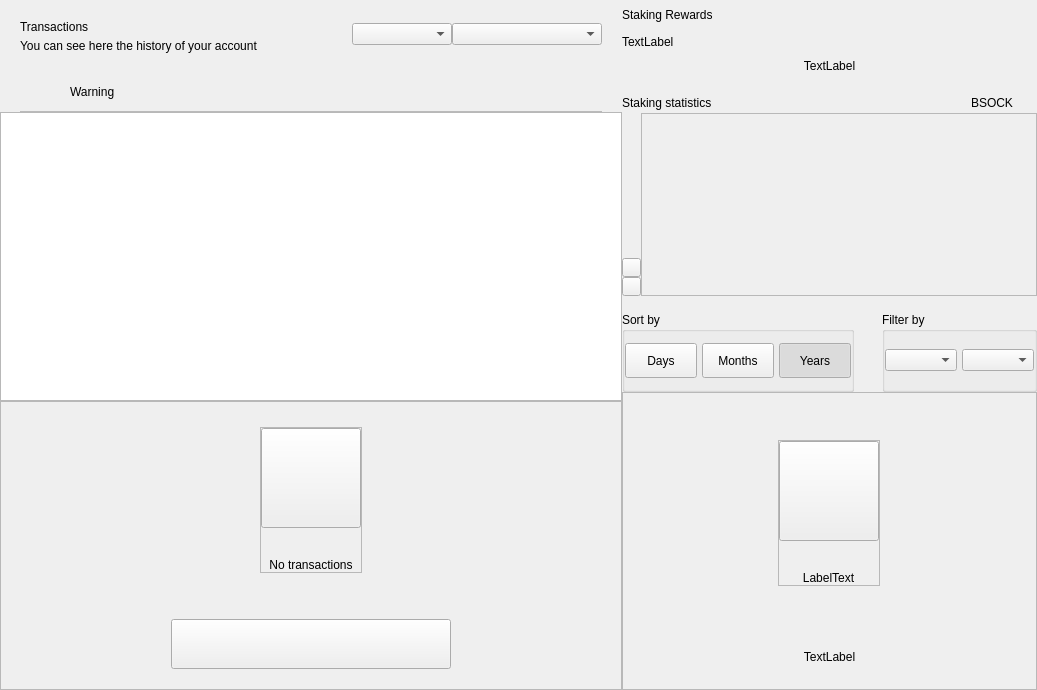
<?xml version="1.0" encoding="UTF-8"?>
<ui version="4.0">
 <class>DashboardWidget</class>
 <widget class="QWidget" name="DashboardWidget">
  <property name="geometry">
   <rect>
    <x>0</x>
    <y>0</y>
    <width>1037</width>
    <height>690</height>
   </rect>
  </property>
  <property name="windowTitle">
   <string>Form</string>
  </property>
  <layout class="QHBoxLayout" name="horizontalLayout_2" stretch="3,2">
   <property name="spacing">
    <number>0</number>
   </property>
   <property name="leftMargin">
    <number>0</number>
   </property>
   <property name="topMargin">
    <number>0</number>
   </property>
   <property name="rightMargin">
    <number>0</number>
   </property>
   <property name="bottomMargin">
    <number>0</number>
   </property>
   <item>
    <widget class="QWidget" name="left" native="true">
     <layout class="QVBoxLayout" name="left_2">
      <property name="spacing">
       <number>0</number>
      </property>
      <property name="leftMargin">
       <number>0</number>
      </property>
      <property name="topMargin">
       <number>0</number>
      </property>
      <property name="rightMargin">
       <number>0</number>
      </property>
      <property name="bottomMargin">
       <number>0</number>
      </property>
      <item>
       <layout class="QVBoxLayout" name="verticalLayout22">
        <property name="spacing">
         <number>0</number>
        </property>
        <property name="leftMargin">
         <number>20</number>
        </property>
        <property name="topMargin">
         <number>15</number>
        </property>
        <property name="rightMargin">
         <number>20</number>
        </property>
        <item>
         <widget class="QFrame" name="left_top_container">
          <layout class="QHBoxLayout" name="horizontalLayout">
           <property name="spacing">
            <number>0</number>
           </property>
           <property name="leftMargin">
            <number>0</number>
           </property>
           <property name="topMargin">
            <number>0</number>
           </property>
           <property name="rightMargin">
            <number>0</number>
           </property>
           <property name="bottomMargin">
            <number>0</number>
           </property>
           <item>
            <layout class="QVBoxLayout" name="verticalLayout_5">
             <property name="spacing">
              <number>5</number>
             </property>
             <property name="topMargin">
              <number>5</number>
             </property>
             <item>
              <widget class="QLabel" name="labelTitle">
               <property name="text">
                <string>Transactions</string>
               </property>
              </widget>
             </item>
             <item>
              <widget class="QLabel" name="labelSubtitle">
               <property name="text">
                <string>You can see here the history of your account</string>
               </property>
               <property name="alignment">
                <set>Qt::AlignLeading|Qt::AlignLeft|Qt::AlignVCenter</set>
               </property>
              </widget>
             </item>
            </layout>
           </item>
           <item>
            <spacer name="horizontalSpacer">
             <property name="orientation">
              <enum>Qt::Horizontal</enum>
             </property>
             <property name="sizeHint" stdset="0">
              <size>
               <width>40</width>
               <height>20</height>
              </size>
             </property>
            </spacer>
           </item>
           <item>
            <widget class="QComboBox" name="comboBoxSortType">
             <property name="minimumSize">
              <size>
               <width>100</width>
               <height>0</height>
              </size>
             </property>
            </widget>
           </item>
           <item>
            <widget class="QComboBox" name="comboBoxSort">
             <property name="minimumSize">
              <size>
               <width>150</width>
               <height>0</height>
              </size>
             </property>
            </widget>
           </item>
          </layout>
         </widget>
        </item>
       </layout>
      </item>
      <item>
       <spacer name="verticalSpacer">
        <property name="orientation">
         <enum>Qt::Vertical</enum>
        </property>
        <property name="sizeType">
         <enum>QSizePolicy::Fixed</enum>
        </property>
        <property name="sizeHint" stdset="0">
         <size>
          <width>20</width>
          <height>20</height>
         </size>
        </property>
       </spacer>
      </item>
      <item>
       <widget class="QWidget" name="layoutWarning" native="true">
        <layout class="QVBoxLayout" name="verticalLayout_3">
         <property name="spacing">
          <number>0</number>
         </property>
         <property name="leftMargin">
          <number>0</number>
         </property>
         <property name="topMargin">
          <number>0</number>
         </property>
         <property name="rightMargin">
          <number>0</number>
         </property>
         <property name="bottomMargin">
          <number>0</number>
         </property>
         <item>
          <widget class="QWidget" name="containerWarning" native="true">
           <layout class="QVBoxLayout" name="verticalLayout_21">
            <property name="spacing">
             <number>9</number>
            </property>
            <property name="leftMargin">
             <number>20</number>
            </property>
            <property name="topMargin">
             <number>9</number>
            </property>
            <property name="rightMargin">
             <number>20</number>
            </property>
            <property name="bottomMargin">
             <number>0</number>
            </property>
            <item>
             <widget class="QFrame" name="frameWarning">
              <property name="styleSheet">
               <string notr="true">border:none;</string>
              </property>
              <property name="frameShape">
               <enum>QFrame::StyledPanel</enum>
              </property>
              <property name="frameShadow">
               <enum>QFrame::Raised</enum>
              </property>
              <layout class="QHBoxLayout" name="horizontalLayout11" stretch="0,0,2">
               <property name="leftMargin">
                <number>0</number>
               </property>
               <property name="topMargin">
                <number>0</number>
               </property>
               <property name="rightMargin">
                <number>0</number>
               </property>
               <property name="bottomMargin">
                <number>0</number>
               </property>
               <item alignment="Qt::AlignVCenter">
                <widget class="QPushButton" name="imgWarning">
                 <property name="styleSheet">
                  <string notr="true">border:none;</string>
                 </property>
                 <property name="text">
                  <string/>
                 </property>
                 <property name="iconSize">
                  <size>
                   <width>24</width>
                   <height>24</height>
                  </size>
                 </property>
                </widget>
               </item>
               <item>
                <spacer name="horizontalSpacer_3">
                 <property name="orientation">
                  <enum>Qt::Horizontal</enum>
                 </property>
                 <property name="sizeType">
                  <enum>QSizePolicy::Fixed</enum>
                 </property>
                 <property name="sizeHint" stdset="0">
                  <size>
                   <width>12</width>
                   <height>20</height>
                  </size>
                 </property>
                </spacer>
               </item>
               <item alignment="Qt::AlignVCenter">
                <widget class="QLabel" name="lblWarning">
                 <property name="styleSheet">
                  <string notr="true"/>
                 </property>
                 <property name="text">
                  <string>Warning</string>
                 </property>
                 <property name="alignment">
                  <set>Qt::AlignBottom|Qt::AlignLeading|Qt::AlignLeft</set>
                 </property>
                </widget>
               </item>
              </layout>
             </widget>
            </item>
            <item>
             <widget class="QLabel" name="lblDivisory">
              <property name="minimumSize">
               <size>
                <width>0</width>
                <height>1</height>
               </size>
              </property>
              <property name="maximumSize">
               <size>
                <width>16777215</width>
                <height>1</height>
               </size>
              </property>
              <property name="styleSheet">
               <string notr="true">background-color:#bababa;</string>
              </property>
              <property name="text">
               <string/>
              </property>
              <property name="alignment">
               <set>Qt::AlignBottom|Qt::AlignLeading|Qt::AlignLeft</set>
              </property>
             </widget>
            </item>
           </layout>
          </widget>
         </item>
        </layout>
       </widget>
      </item>
      <item>
       <widget class="QListView" name="listTransactions">
        <property name="mouseTracking">
         <bool>true</bool>
        </property>
        <property name="selectionBehavior">
         <enum>QAbstractItemView::SelectItems</enum>
        </property>
        <property name="verticalScrollMode">
         <enum>QAbstractItemView::ScrollPerItem</enum>
        </property>
       </widget>
      </item>
      <item>
       <widget class="QFrame" name="emptyContainer">
        <property name="minimumSize">
         <size>
          <width>0</width>
          <height>100</height>
         </size>
        </property>
        <property name="frameShape">
         <enum>QFrame::StyledPanel</enum>
        </property>
        <property name="frameShadow">
         <enum>QFrame::Raised</enum>
        </property>
        <layout class="QVBoxLayout" name="verticalLayout_7" stretch="1,8,0,0">
         <property name="spacing">
          <number>0</number>
         </property>
         <property name="leftMargin">
          <number>0</number>
         </property>
         <property name="topMargin">
          <number>0</number>
         </property>
         <property name="rightMargin">
          <number>0</number>
         </property>
         <property name="bottomMargin">
          <number>20</number>
         </property>
         <item>
          <spacer name="verticalSpacer12">
           <property name="orientation">
            <enum>Qt::Vertical</enum>
           </property>
           <property name="sizeHint" stdset="0">
            <size>
             <width>20</width>
             <height>20</height>
            </size>
           </property>
          </spacer>
         </item>
         <item alignment="Qt::AlignHCenter|Qt::AlignVCenter">
          <widget class="QFrame" name="emptyScreen">
           <property name="sizePolicy">
            <sizepolicy hsizetype="Expanding" vsizetype="Expanding">
             <horstretch>0</horstretch>
             <verstretch>0</verstretch>
            </sizepolicy>
           </property>
           <property name="frameShape">
            <enum>QFrame::StyledPanel</enum>
           </property>
           <property name="frameShadow">
            <enum>QFrame::Raised</enum>
           </property>
           <layout class="QVBoxLayout" name="verticalLayout12">
            <property name="spacing">
             <number>30</number>
            </property>
            <property name="leftMargin">
             <number>0</number>
            </property>
            <property name="topMargin">
             <number>0</number>
            </property>
            <property name="rightMargin">
             <number>0</number>
            </property>
            <property name="bottomMargin">
             <number>0</number>
            </property>
            <item alignment="Qt::AlignHCenter|Qt::AlignVCenter">
             <widget class="QPushButton" name="pushImgEmpty">
              <property name="minimumSize">
               <size>
                <width>100</width>
                <height>100</height>
               </size>
              </property>
              <property name="maximumSize">
               <size>
                <width>100</width>
                <height>100</height>
               </size>
              </property>
              <property name="focusPolicy">
               <enum>Qt::NoFocus</enum>
              </property>
              <property name="text">
               <string/>
              </property>
              <property name="iconSize">
               <size>
                <width>100</width>
                <height>100</height>
               </size>
              </property>
             </widget>
            </item>
            <item alignment="Qt::AlignHCenter|Qt::AlignVCenter">
             <widget class="QLabel" name="labelEmpty">
              <property name="styleSheet">
               <string notr="true"/>
              </property>
              <property name="text">
               <string>No transactions</string>
              </property>
              <property name="alignment">
               <set>Qt::AlignCenter</set>
              </property>
             </widget>
            </item>
           </layout>
          </widget>
         </item>
         <item>
          <spacer name="verticalSpacer_21">
           <property name="orientation">
            <enum>Qt::Vertical</enum>
           </property>
           <property name="sizeHint" stdset="0">
            <size>
             <width>20</width>
             <height>40</height>
            </size>
           </property>
          </spacer>
         </item>
         <item alignment="Qt::AlignHCenter">
          <widget class="QPushButton" name="btnHowTo">
           <property name="minimumSize">
            <size>
             <width>280</width>
             <height>50</height>
            </size>
           </property>
           <property name="focusPolicy">
            <enum>Qt::NoFocus</enum>
           </property>
           <property name="text">
            <string/>
           </property>
          </widget>
         </item>
        </layout>
       </widget>
      </item>
     </layout>
    </widget>
   </item>
   <item>
    <widget class="QWidget" name="right" native="true">
     <property name="minimumSize">
      <size>
       <width>200</width>
       <height>0</height>
      </size>
     </property>
     <layout class="QVBoxLayout" name="verticalLayout_31">
      <property name="spacing">
       <number>0</number>
      </property>
      <property name="leftMargin">
       <number>0</number>
      </property>
      <property name="topMargin">
       <number>0</number>
      </property>
      <property name="rightMargin">
       <number>0</number>
      </property>
      <property name="bottomMargin">
       <number>0</number>
      </property>
      <item>
       <layout class="QVBoxLayout" name="verticalLayout_2" stretch="0,0,0,0,0,0,0">
        <property name="spacing">
         <number>0</number>
        </property>
        <item>
         <layout class="QHBoxLayout" name="horizontalLayout_3">
          <property name="spacing">
           <number>0</number>
          </property>
          <item>
           <layout class="QVBoxLayout" name="verticalLayout_6">
            <property name="spacing">
             <number>5</number>
            </property>
            <item>
             <widget class="QLabel" name="labelTitle2">
              <property name="minimumSize">
               <size>
                <width>0</width>
                <height>30</height>
               </size>
              </property>
              <property name="text">
               <string>Staking Rewards</string>
              </property>
             </widget>
            </item>
            <item>
             <widget class="QLabel" name="labelMessage">
              <property name="text">
               <string>TextLabel</string>
              </property>
             </widget>
            </item>
           </layout>
          </item>
          <item>
           <spacer name="horizontalSpacer_2">
            <property name="orientation">
             <enum>Qt::Horizontal</enum>
            </property>
            <property name="sizeType">
             <enum>QSizePolicy::MinimumExpanding</enum>
            </property>
            <property name="sizeHint" stdset="0">
             <size>
              <width>20</width>
              <height>20</height>
             </size>
            </property>
           </spacer>
          </item>
         </layout>
        </item>
        <item>
         <spacer name="verticalSpacer_4">
          <property name="orientation">
           <enum>Qt::Vertical</enum>
          </property>
          <property name="sizeType">
           <enum>QSizePolicy::Fixed</enum>
          </property>
          <property name="sizeHint" stdset="0">
           <size>
            <width>20</width>
            <height>10</height>
           </size>
          </property>
         </spacer>
        </item>
        <item>
         <layout class="QHBoxLayout" name="horizontalLayout_5" stretch="0">
          <property name="spacing">
           <number>0</number>
          </property>
          <item>
           <widget class="QLabel" name="labelAmountPiv">
            <property name="text">
             <string>TextLabel</string>
            </property>
            <property name="alignment">
             <set>Qt::AlignCenter</set>
            </property>
           </widget>
          </item>
         </layout>
        </item>
        <item>
         <spacer name="verticalSpacer_6">
          <property name="orientation">
           <enum>Qt::Vertical</enum>
          </property>
          <property name="sizeType">
           <enum>QSizePolicy::Fixed</enum>
          </property>
          <property name="sizeHint" stdset="0">
           <size>
            <width>20</width>
            <height>20</height>
           </size>
          </property>
         </spacer>
        </item>
        <item>
         <widget class="QWidget" name="layoutChart" native="true">
          <layout class="QVBoxLayout" name="verticalLayout_8" stretch="3,0">
           <property name="spacing">
            <number>16</number>
           </property>
           <property name="leftMargin">
            <number>0</number>
           </property>
           <property name="topMargin">
            <number>0</number>
           </property>
           <property name="rightMargin">
            <number>0</number>
           </property>
           <property name="bottomMargin">
            <number>0</number>
           </property>
           <item>
            <widget class="QWidget" name="verticalWidgetChart" native="true">
             <property name="minimumSize">
              <size>
               <width>0</width>
               <height>190</height>
              </size>
             </property>
             <property name="maximumSize">
              <size>
               <width>16777215</width>
               <height>16777215</height>
              </size>
             </property>
             <layout class="QVBoxLayout" name="verticalLayout_4" stretch="1,5">
              <property name="spacing">
               <number>0</number>
              </property>
              <property name="leftMargin">
               <number>0</number>
              </property>
              <property name="topMargin">
               <number>0</number>
              </property>
              <property name="rightMargin">
               <number>0</number>
              </property>
              <property name="bottomMargin">
               <number>0</number>
              </property>
              <item>
               <layout class="QHBoxLayout" name="horizontalLayout_4">
                <item>
                 <widget class="QLabel" name="labelChart">
                  <property name="text">
                   <string>Staking statistics</string>
                  </property>
                 </widget>
                </item>
                <item>
                 <spacer name="horizontalSpacer_4">
                  <property name="orientation">
                   <enum>Qt::Horizontal</enum>
                  </property>
                  <property name="sizeHint" stdset="0">
                   <size>
                    <width>40</width>
                    <height>20</height>
                   </size>
                  </property>
                 </spacer>
                </item>
                <item>
                 <widget class="QLabel" name="labelSquarePiv">
                  <property name="minimumSize">
                   <size>
                    <width>14</width>
                    <height>14</height>
                   </size>
                  </property>
                  <property name="maximumSize">
                   <size>
                    <width>14</width>
                    <height>14</height>
                   </size>
                  </property>
                  <property name="text">
                   <string/>
                  </property>
                 </widget>
                </item>
                <item>
                 <widget class="QLabel" name="labelPiv">
                  <property name="text">
                   <string>BSOCK</string>
                  </property>
                 </widget>
                </item>
                <item>
                 <spacer name="horizontalSpacer_5">
                  <property name="orientation">
                   <enum>Qt::Horizontal</enum>
                  </property>
                  <property name="sizeType">
                   <enum>QSizePolicy::Fixed</enum>
                  </property>
                  <property name="sizeHint" stdset="0">
                   <size>
                    <width>10</width>
                    <height>20</height>
                   </size>
                  </property>
                 </spacer>
                </item>
                <item>
                 <widget class="QLabel" name="labelSquarezPiv">
                  <property name="minimumSize">
                   <size>
                    <width>14</width>
                    <height>14</height>
                   </size>
                  </property>
                  <property name="maximumSize">
                   <size>
                    <width>14</width>
                    <height>14</height>
                   </size>
                  </property>
                  <property name="text">
                   <string/>
                  </property>
                 </widget>
                </item>
               </layout>
              </item>
              <item>
               <widget class="QWidget" name="chartContainer2" native="true">
                <property name="minimumSize">
                 <size>
                  <width>0</width>
                  <height>150</height>
                 </size>
                </property>
                <property name="styleSheet">
                 <string notr="true">#chartContainer{padding:0px; margin:0px;}</string>
                </property>
                <layout class="QHBoxLayout" name="horizontalLayout_11">
                 <property name="spacing">
                  <number>0</number>
                 </property>
                 <property name="leftMargin">
                  <number>0</number>
                 </property>
                 <property name="topMargin">
                  <number>0</number>
                 </property>
                 <property name="rightMargin">
                  <number>0</number>
                 </property>
                 <property name="bottomMargin">
                  <number>0</number>
                 </property>
                 <item>
                  <widget class="QWidget" name="containerChartArrow" native="true">
                   <property name="sizePolicy">
                    <sizepolicy hsizetype="Fixed" vsizetype="Preferred">
                     <horstretch>0</horstretch>
                     <verstretch>0</verstretch>
                    </sizepolicy>
                   </property>
                   <property name="minimumSize">
                    <size>
                     <width>19</width>
                     <height>0</height>
                    </size>
                   </property>
                   <property name="maximumSize">
                    <size>
                     <width>19</width>
                     <height>16777215</height>
                    </size>
                   </property>
                   <property name="styleSheet">
                    <string notr="true">#widget{
	padding:0px;
	margin:0px;
}</string>
                   </property>
                   <layout class="QVBoxLayout" name="verticalLayout_10">
                    <property name="spacing">
                     <number>0</number>
                    </property>
                    <property name="leftMargin">
                     <number>0</number>
                    </property>
                    <property name="rightMargin">
                     <number>0</number>
                    </property>
                    <property name="bottomMargin">
                     <number>0</number>
                    </property>
                    <item>
                     <spacer name="verticalSpacer_3">
                      <property name="orientation">
                       <enum>Qt::Vertical</enum>
                      </property>
                      <property name="sizeHint" stdset="0">
                       <size>
                        <width>20</width>
                        <height>127</height>
                       </size>
                      </property>
                     </spacer>
                    </item>
                    <item alignment="Qt::AlignVCenter">
                     <widget class="QWidget" name="containerArrows" native="true">
                      <layout class="QVBoxLayout" name="horizontalLayout_6" stretch="0,0">
                       <property name="spacing">
                        <number>0</number>
                       </property>
                       <property name="leftMargin">
                        <number>0</number>
                       </property>
                       <property name="topMargin">
                        <number>0</number>
                       </property>
                       <property name="rightMargin">
                        <number>0</number>
                       </property>
                       <property name="bottomMargin">
                        <number>0</number>
                       </property>
                       <item>
                        <widget class="QPushButton" name="pushButtonChartArrow">
                         <property name="minimumSize">
                          <size>
                           <width>19</width>
                           <height>19</height>
                          </size>
                         </property>
                         <property name="maximumSize">
                          <size>
                           <width>19</width>
                           <height>19</height>
                          </size>
                         </property>
                         <property name="focusPolicy">
                          <enum>Qt::NoFocus</enum>
                         </property>
                         <property name="styleSheet">
                          <string notr="true"/>
                         </property>
                         <property name="text">
                          <string/>
                         </property>
                        </widget>
                       </item>
                       <item>
                        <widget class="QPushButton" name="pushButtonChartRight">
                         <property name="minimumSize">
                          <size>
                           <width>19</width>
                           <height>19</height>
                          </size>
                         </property>
                         <property name="maximumSize">
                          <size>
                           <width>19</width>
                           <height>19</height>
                          </size>
                         </property>
                         <property name="focusPolicy">
                          <enum>Qt::NoFocus</enum>
                         </property>
                         <property name="styleSheet">
                          <string notr="true"/>
                         </property>
                         <property name="text">
                          <string/>
                         </property>
                        </widget>
                       </item>
                      </layout>
                     </widget>
                    </item>
                   </layout>
                  </widget>
                 </item>
                 <item>
                  <widget class="QFrame" name="chartContainer">
                   <property name="sizePolicy">
                    <sizepolicy hsizetype="Expanding" vsizetype="Preferred">
                     <horstretch>0</horstretch>
                     <verstretch>0</verstretch>
                    </sizepolicy>
                   </property>
                   <property name="styleSheet">
                    <string notr="true">padding:0px;
margin:0px;</string>
                   </property>
                   <property name="frameShape">
                    <enum>QFrame::StyledPanel</enum>
                   </property>
                   <property name="frameShadow">
                    <enum>QFrame::Raised</enum>
                   </property>
                  </widget>
                 </item>
                </layout>
               </widget>
              </item>
             </layout>
            </widget>
           </item>
           <item alignment="Qt::AlignVCenter">
            <widget class="QWidget" name="containerSort" native="true">
             <layout class="QHBoxLayout" name="horizontalLayout_6" stretch="3,2">
              <property name="spacing">
               <number>28</number>
              </property>
              <property name="leftMargin">
               <number>0</number>
              </property>
              <property name="topMargin">
               <number>0</number>
              </property>
              <property name="rightMargin">
               <number>0</number>
              </property>
              <property name="bottomMargin">
               <number>0</number>
              </property>
              <item>
               <widget class="QGroupBox" name="groupBoxChart">
                <property name="minimumSize">
                 <size>
                  <width>0</width>
                  <height>80</height>
                 </size>
                </property>
                <property name="maximumSize">
                 <size>
                  <width>16777215</width>
                  <height>80</height>
                 </size>
                </property>
                <property name="title">
                 <string>Sort by</string>
                </property>
                <layout class="QHBoxLayout" name="horizontalLayout_7">
                 <property name="spacing">
                  <number>5</number>
                 </property>
                 <property name="leftMargin">
                  <number>0</number>
                 </property>
                 <property name="rightMargin">
                  <number>0</number>
                 </property>
                 <item>
                  <widget class="QPushButton" name="pushButtonMonth">
                   <property name="minimumSize">
                    <size>
                     <width>50</width>
                     <height>35</height>
                    </size>
                   </property>
                   <property name="maximumSize">
                    <size>
                     <width>16777215</width>
                     <height>16777215</height>
                    </size>
                   </property>
                   <property name="focusPolicy">
                    <enum>Qt::NoFocus</enum>
                   </property>
                   <property name="text">
                    <string>Days</string>
                   </property>
                   <property name="checkable">
                    <bool>true</bool>
                   </property>
                   <property name="autoExclusive">
                    <bool>true</bool>
                   </property>
                  </widget>
                 </item>
                 <item>
                  <widget class="QPushButton" name="pushButtonYear">
                   <property name="minimumSize">
                    <size>
                     <width>50</width>
                     <height>35</height>
                    </size>
                   </property>
                   <property name="maximumSize">
                    <size>
                     <width>16777215</width>
                     <height>16777215</height>
                    </size>
                   </property>
                   <property name="focusPolicy">
                    <enum>Qt::NoFocus</enum>
                   </property>
                   <property name="text">
                    <string>Months</string>
                   </property>
                   <property name="checkable">
                    <bool>true</bool>
                   </property>
                   <property name="autoExclusive">
                    <bool>true</bool>
                   </property>
                  </widget>
                 </item>
                 <item>
                  <widget class="QPushButton" name="pushButtonAll">
                   <property name="sizePolicy">
                    <sizepolicy hsizetype="Preferred" vsizetype="Fixed">
                     <horstretch>0</horstretch>
                     <verstretch>0</verstretch>
                    </sizepolicy>
                   </property>
                   <property name="minimumSize">
                    <size>
                     <width>50</width>
                     <height>35</height>
                    </size>
                   </property>
                   <property name="maximumSize">
                    <size>
                     <width>16777215</width>
                     <height>16777215</height>
                    </size>
                   </property>
                   <property name="focusPolicy">
                    <enum>Qt::NoFocus</enum>
                   </property>
                   <property name="text">
                    <string>Years</string>
                   </property>
                   <property name="checkable">
                    <bool>true</bool>
                   </property>
                   <property name="checked">
                    <bool>true</bool>
                   </property>
                   <property name="autoExclusive">
                    <bool>true</bool>
                   </property>
                  </widget>
                 </item>
                </layout>
               </widget>
              </item>
              <item>
               <widget class="QGroupBox" name="container_chart_dropboxes">
                <property name="minimumSize">
                 <size>
                  <width>55</width>
                  <height>80</height>
                 </size>
                </property>
                <property name="maximumSize">
                 <size>
                  <width>16777215</width>
                  <height>80</height>
                 </size>
                </property>
                <property name="title">
                 <string>Filter by</string>
                </property>
                <layout class="QHBoxLayout" name="horizontalLayout_8" stretch="1,1">
                 <property name="spacing">
                  <number>5</number>
                 </property>
                 <property name="leftMargin">
                  <number>0</number>
                 </property>
                 <property name="topMargin">
                  <number>0</number>
                 </property>
                 <property name="rightMargin">
                  <number>0</number>
                 </property>
                 <property name="bottomMargin">
                  <number>0</number>
                 </property>
                 <item>
                  <widget class="QWidget" name="containerBoxMonths" native="true">
                   <property name="minimumSize">
                    <size>
                     <width>55</width>
                     <height>0</height>
                    </size>
                   </property>
                   <layout class="QHBoxLayout" name="horizontalLayout_9">
                    <property name="spacing">
                     <number>0</number>
                    </property>
                    <property name="leftMargin">
                     <number>0</number>
                    </property>
                    <property name="topMargin">
                     <number>0</number>
                    </property>
                    <property name="rightMargin">
                     <number>0</number>
                    </property>
                    <property name="bottomMargin">
                     <number>0</number>
                    </property>
                    <item>
                     <widget class="QComboBox" name="comboBoxMonths">
                      <property name="minimumSize">
                       <size>
                        <width>55</width>
                        <height>0</height>
                       </size>
                      </property>
                     </widget>
                    </item>
                   </layout>
                  </widget>
                 </item>
                 <item>
                  <widget class="QWidget" name="containerBoxYears" native="true">
                   <property name="sizePolicy">
                    <sizepolicy hsizetype="Preferred" vsizetype="Preferred">
                     <horstretch>0</horstretch>
                     <verstretch>0</verstretch>
                    </sizepolicy>
                   </property>
                   <property name="minimumSize">
                    <size>
                     <width>50</width>
                     <height>0</height>
                    </size>
                   </property>
                   <layout class="QHBoxLayout" name="horizontalLayout_10">
                    <property name="spacing">
                     <number>0</number>
                    </property>
                    <property name="leftMargin">
                     <number>0</number>
                    </property>
                    <property name="topMargin">
                     <number>0</number>
                    </property>
                    <property name="rightMargin">
                     <number>0</number>
                    </property>
                    <property name="bottomMargin">
                     <number>0</number>
                    </property>
                    <item>
                     <widget class="QComboBox" name="comboBoxYears">
                      <property name="minimumSize">
                       <size>
                        <width>40</width>
                        <height>0</height>
                       </size>
                      </property>
                     </widget>
                    </item>
                   </layout>
                  </widget>
                 </item>
                </layout>
               </widget>
              </item>
             </layout>
            </widget>
           </item>
          </layout>
         </widget>
        </item>
        <item>
         <widget class="QFrame" name="emptyContainerChart">
          <property name="minimumSize">
           <size>
            <width>0</width>
            <height>100</height>
           </size>
          </property>
          <property name="frameShape">
           <enum>QFrame::StyledPanel</enum>
          </property>
          <property name="frameShadow">
           <enum>QFrame::Raised</enum>
          </property>
          <layout class="QVBoxLayout" name="verticalLayout_71" stretch="1,8,0,0">
           <property name="spacing">
            <number>0</number>
           </property>
           <property name="leftMargin">
            <number>0</number>
           </property>
           <property name="topMargin">
            <number>0</number>
           </property>
           <property name="rightMargin">
            <number>0</number>
           </property>
           <property name="bottomMargin">
            <number>25</number>
           </property>
           <item>
            <spacer name="verticalSpacer11">
             <property name="orientation">
              <enum>Qt::Vertical</enum>
             </property>
             <property name="sizeHint" stdset="0">
              <size>
               <width>20</width>
               <height>20</height>
              </size>
             </property>
            </spacer>
           </item>
           <item alignment="Qt::AlignHCenter|Qt::AlignVCenter">
            <widget class="QFrame" name="emptyScreen1">
             <property name="sizePolicy">
              <sizepolicy hsizetype="Expanding" vsizetype="Expanding">
               <horstretch>0</horstretch>
               <verstretch>0</verstretch>
              </sizepolicy>
             </property>
             <property name="frameShape">
              <enum>QFrame::StyledPanel</enum>
             </property>
             <property name="frameShadow">
              <enum>QFrame::Raised</enum>
             </property>
             <layout class="QVBoxLayout" name="verticalLayout">
              <property name="spacing">
               <number>30</number>
              </property>
              <property name="leftMargin">
               <number>0</number>
              </property>
              <property name="topMargin">
               <number>0</number>
              </property>
              <property name="rightMargin">
               <number>0</number>
              </property>
              <property name="bottomMargin">
               <number>0</number>
              </property>
              <item alignment="Qt::AlignHCenter|Qt::AlignVCenter">
               <widget class="QPushButton" name="pushImgEmptyChart">
                <property name="minimumSize">
                 <size>
                  <width>100</width>
                  <height>100</height>
                 </size>
                </property>
                <property name="maximumSize">
                 <size>
                  <width>100</width>
                  <height>100</height>
                 </size>
                </property>
                <property name="focusPolicy">
                 <enum>Qt::NoFocus</enum>
                </property>
                <property name="text">
                 <string/>
                </property>
                <property name="iconSize">
                 <size>
                  <width>100</width>
                  <height>100</height>
                 </size>
                </property>
               </widget>
              </item>
              <item alignment="Qt::AlignHCenter|Qt::AlignVCenter">
               <widget class="QLabel" name="labelEmptyChart">
                <property name="styleSheet">
                 <string notr="true"/>
                </property>
                <property name="text">
                 <string>LabelText</string>
                </property>
                <property name="alignment">
                 <set>Qt::AlignCenter</set>
                </property>
               </widget>
              </item>
             </layout>
            </widget>
           </item>
           <item>
            <spacer name="verticalSpacer_2">
             <property name="orientation">
              <enum>Qt::Vertical</enum>
             </property>
             <property name="sizeHint" stdset="0">
              <size>
               <width>20</width>
               <height>40</height>
              </size>
             </property>
            </spacer>
           </item>
           <item>
            <widget class="QLabel" name="labelMessageEmpty">
             <property name="styleSheet">
              <string notr="true">#labelMessageEmpty {
	padding-left:30px;
	padding-right:30px;
}</string>
             </property>
             <property name="text">
              <string>TextLabel</string>
             </property>
             <property name="alignment">
              <set>Qt::AlignCenter</set>
             </property>
             <property name="wordWrap">
              <bool>true</bool>
             </property>
            </widget>
           </item>
          </layout>
         </widget>
        </item>
        <item>
         <widget class="QWidget" name="layoutShadow" native="true">
          <layout class="QVBoxLayout" name="verticalLayout_9">
           <property name="spacing">
            <number>0</number>
           </property>
           <property name="leftMargin">
            <number>0</number>
           </property>
           <property name="topMargin">
            <number>0</number>
           </property>
           <property name="rightMargin">
            <number>0</number>
           </property>
           <property name="bottomMargin">
            <number>0</number>
           </property>
          </layout>
         </widget>
        </item>
       </layout>
      </item>
     </layout>
    </widget>
   </item>
  </layout>
 </widget>
 <resources/>
 <connections/>
</ui>
